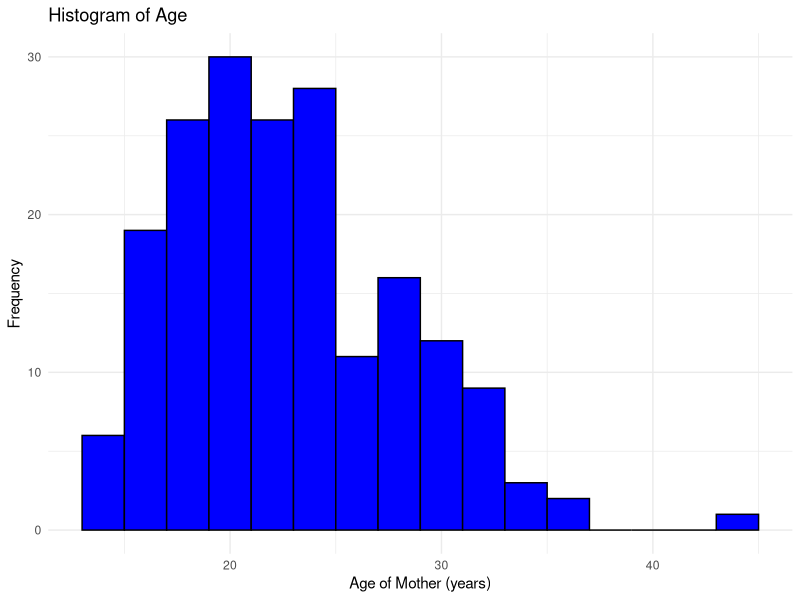
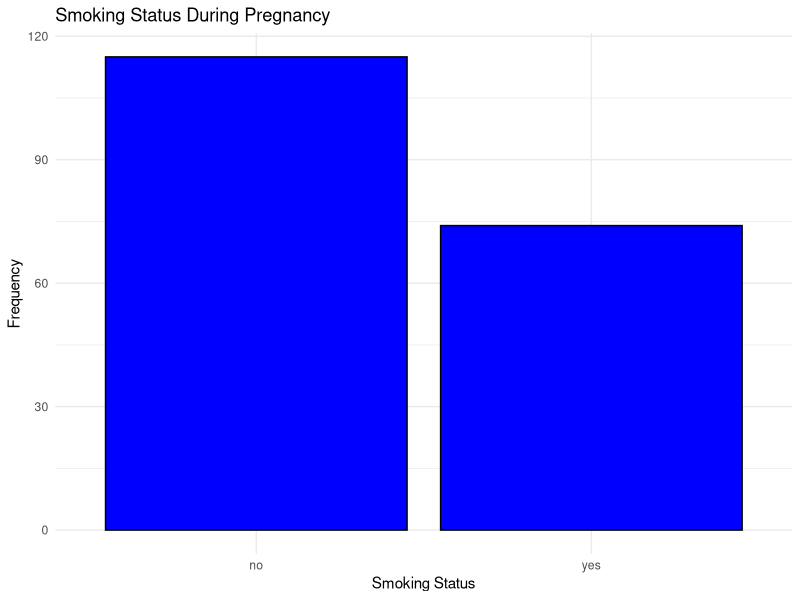

Write R code to recreate these figures, in order.
## ---- chunk 1
library(haven)
library(dplyr)
library(ggplot2)

# Load the dataset
lowbwt <- read_sav("datasets/lowbwt.sav")

# Convert alll labelled variables into factor variables 
lowbwt <- lowbwt |> mutate(across(where(is.labelled), as_factor))
## ---- chunk 2
age_summary <- lowbwt |>
  summarise(
    mean = mean(age, na.rm = TRUE),
    sd = sd(age, na.rm = TRUE),
    median = median(age, na.rm = TRUE),
    iqr = IQR(age, na.rm = TRUE)
  )

age_summary
## ---- chunk 3
ggplot(lowbwt, aes(x = age)) +
  geom_histogram(binwidth = 2, 
                 fill = "blue", 
                 color = "black") +
  labs(title = "Histogram of Age", 
       x = "Age of Mother (years)", 
       y = "Frequency") +
  theme_minimal()
## ---- chunk 4
smoke_summary <- lowbwt |>
  count(smoke) |>
  mutate(percentage = n / sum(n) * 100)

smoke_summary
## ---- chunk 5
ggplot(lowbwt, aes(x = factor(smoke))) +
  geom_bar(fill = "blue", color = "black") +
  labs(title = "Smoking Status During Pregnancy", 
       x = "Smoking Status", 
       y = "Frequency") +
  theme_minimal()
## ---- chunk 6
# Probability that exactly 3 out of 10 patients respond 
# to the treatment (assuming p = 0.4)
p_response_3 <- dbinom(3, size = 10, prob = 0.4)
p_response_3
## ---- chunk 7
p_cum_3 <- pbinom(3, size = 10, prob = 0.4)
p_cum_3
## ---- chunk 8
# Standardize the value
z_value <- (80 - 72) / 10
z_value

# Use the standard normal distribution to find 
# the cumulative probability
cum_prob_weight <- pnorm(z_value)
cum_prob_weight
